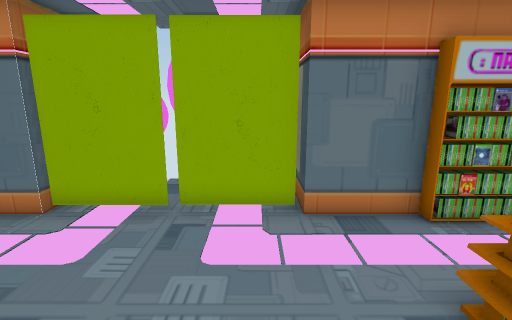
view 1 (above)

13 first-person views from a walk through a scene from a Unity 3-D project. The camera is 1.3 m above the floor, tilts 12° down and sees 85° across. The floor is counted in squares, 0.5 m on a side. Each view is taken from the middle of a square. On the plan, view 1 faces up. The plan holds only what a view shows up to about 19 squares ahead; the rest is blank. The place goes on beyond the plan. The player character is not drawn.

view 2
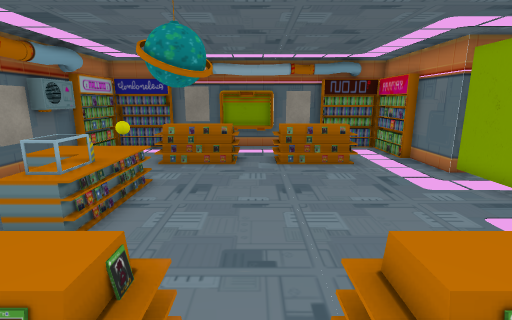

view 3
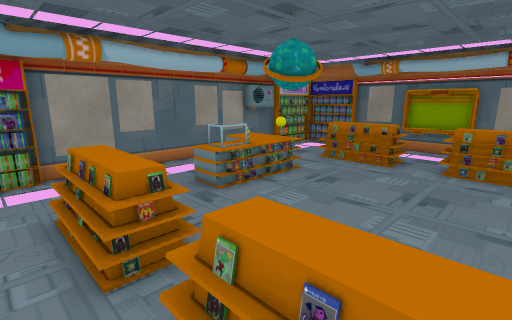

view 4
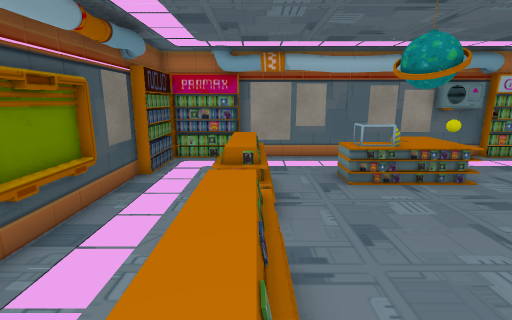

view 5
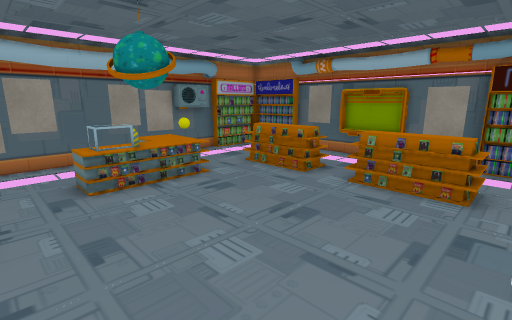

view 6
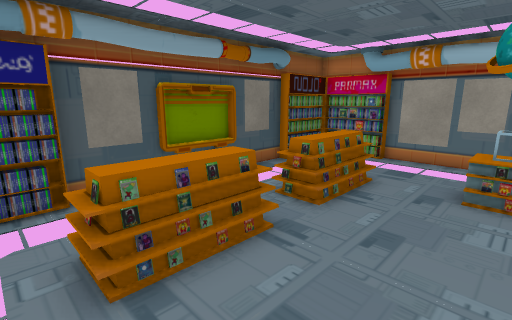

view 7
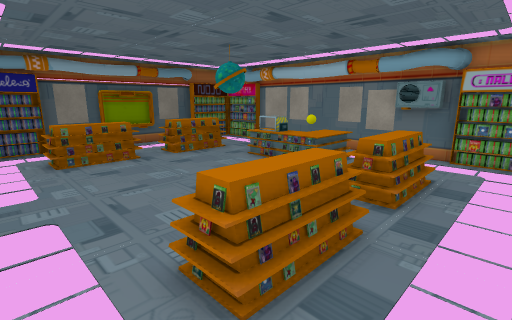

view 8
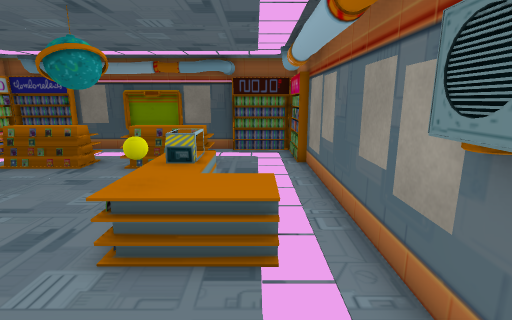

view 9
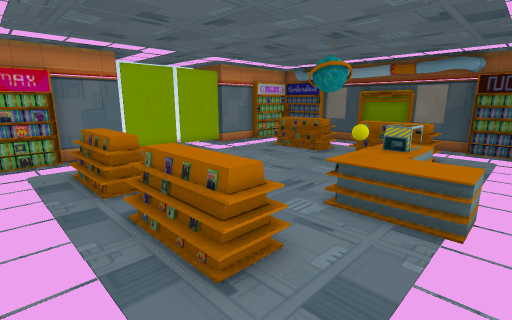

view 10
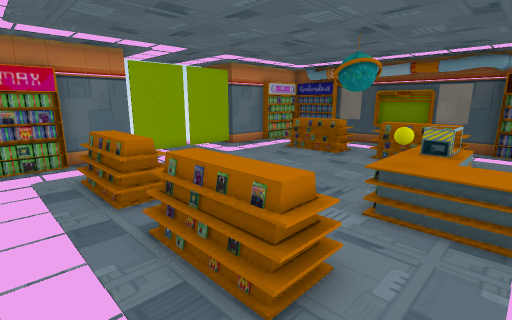

view 11
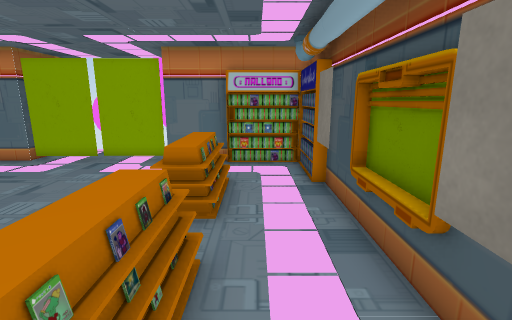

view 12
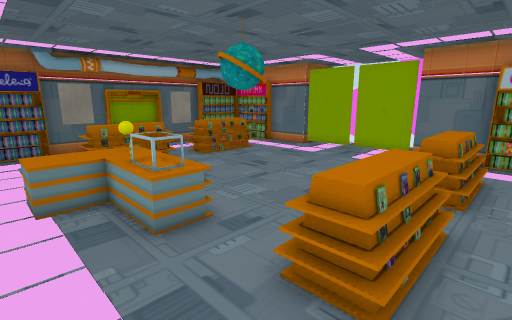

view 13
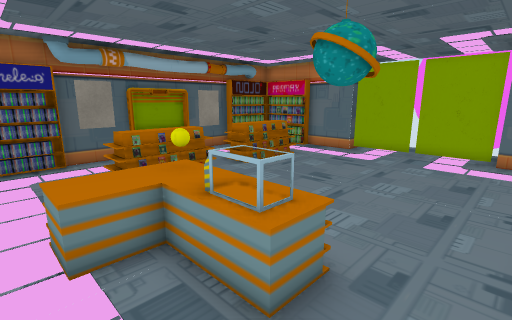

### Floor plan
Key: @ floor where view 1 was taken; # wall or solid block; x gap in a wall; . floor; T thing the floor can be seen under or through; S shelf; E desk; B ball; O other object.
Columns run from 11 left of view 1 to 7 right of it. Each row starts with its distance up from view 1.
  8             #
  7       #.....#
  6 #SS###xTTxTT####S##
  5 S.................S
  4 S.................S
  3 S...x.........SO..#
  2 #... .........SO..#
  1 #... .........SO..#
  0 #...S......@..SS..#
 -1 #.................#
 -2 #...S.... ##..SO..#
 -3 #... .... ##..SO..#
 -4 #... ..EEEEE..SO..#
 -5 #...S..EBEEE..SS..#
 -6 S......EEEEE......#
 -7 S......EE.........S
 -8 S.................S
 -9 #SS#############S##

Where each view was taken, in squares from view 1:
view 1: 0 up, 0 right, facing up
view 2: 1 down, 5 right, facing left
view 3: 2 up, 5 right, facing down-left
view 4: 4 up, 3 right, facing down
view 5: 4 up, 2 right, facing down-left
view 6: 4 up, 1 left, facing down-right
view 7: 5 up, 10 left, facing down-right
view 8: 7 down, 8 left, facing right
view 9: 8 down, 10 left, facing up-right
view 10: 7 down, 10 left, facing up-right
view 11: 6 down, 5 right, facing up
view 12: 8 down, 5 right, facing up-left
view 13: 8 down, 2 right, facing up-left
